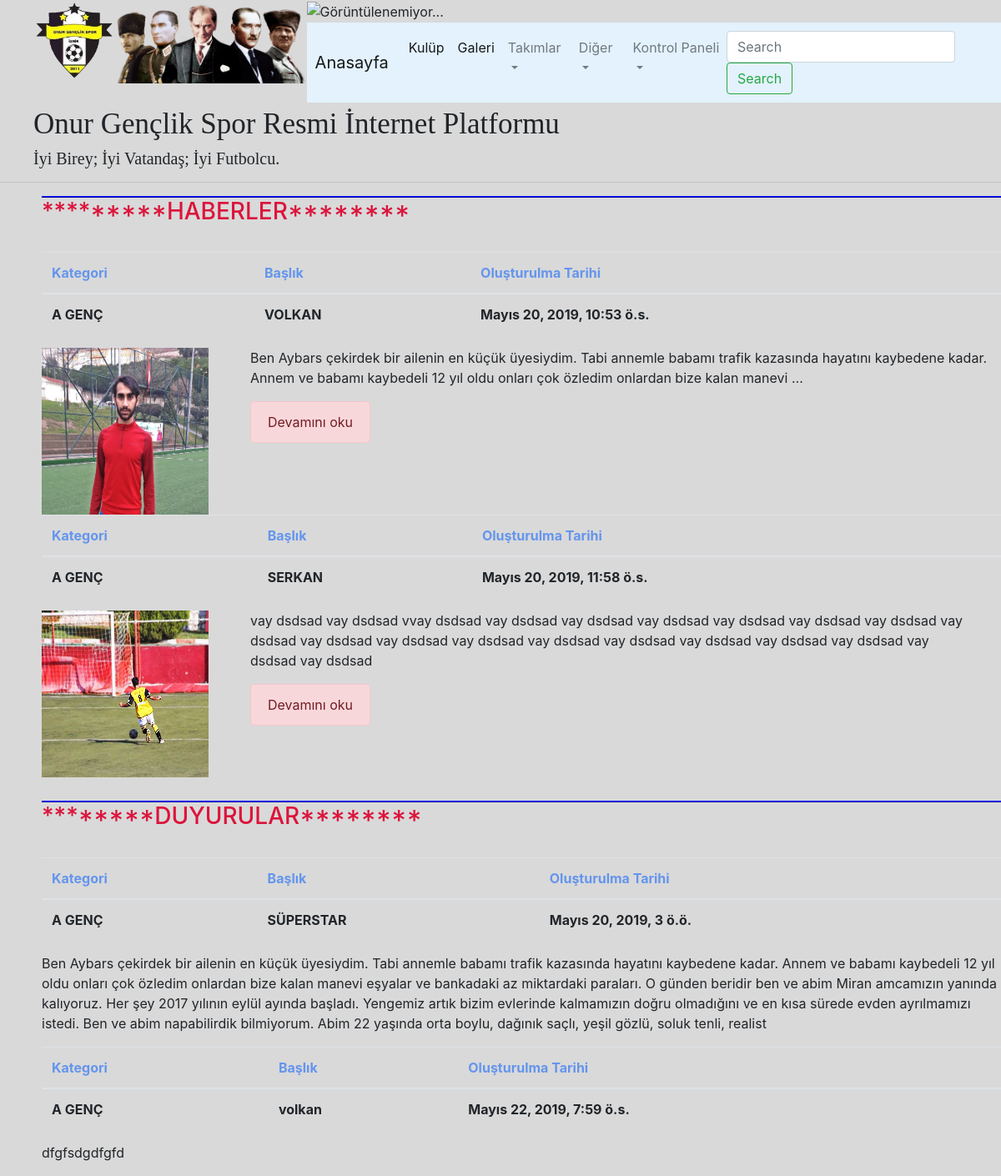
The page / on the database its author committed.
### database/models.py (models this page shows, shortened)
class Haber(models.Model):
    author = models.ForeignKey("auth.User",on_delete = models.CASCADE,verbose_name = "Kullanıcı")
    haber_category = models.CharField(max_length = 50,verbose_name = "Kategori")
    haber_title = models.CharField(max_length = 50,verbose_name = "Başlık")
    haber_image = models.FileField(blank=True, null=True,verbose_name="Fotoğraf veya Video Ekleyin")
    haber_content = RichTextField()
    created_date = models.DateTimeField(auto_now_add=True,verbose_name = "Oluşturulma Tarihi")

class Duyuru(models.Model):
    author = models.ForeignKey("auth.User",on_delete = models.CASCADE,verbose_name = "Kullanıcı")
    duyuru_category = models.CharField(max_length = 50,verbose_name = "Kategori")
    duyuru_title = models.CharField(max_length = 50,verbose_name = "Başlık")
    duyuru_content = RichTextField()
    created_date = models.DateTimeField(auto_now_add=True,verbose_name = "Oluşturulma Tarihi")

### database/views.py (the view)
# urls.py: path('', views.index,name = "index"),
def index(request):
    keyword = request.GET.get("keyword")
    if keyword :
        anasayfa_haber = Haber.objects.filter(haber_title__contains = keyword)
        anasayfa_duyuru = Duyuru.objects.filter(duyuru_title__contains = keyword)
        return render(request,"index.html",{"anasayfa_haber":anasayfa_haber,"anasayfa_duyuru":anasayfa_duyuru})
    anasayfa_haber = Haber.objects.all()
    anasayfa_duyuru = Duyuru.objects.all()
    context = {
        "anasayfa_duyuru":anasayfa_duyuru,
        "anasayfa_haber": anasayfa_haber
    }
    return render(request,"index.html",context)

### templates/index.html
{% extends "layout.html" %}
{% block body %}
<div  style="  border-top:2px ridge blue;  " >
    <h3 style="color:crimson;">*********HABERLER********</h3>
    {% if anasayfa_haber %}
    <br>
    {% for haber in anasayfa_haber %}
    <div style=" ">
            <table class="table">
             <thead>
                <tr style="color:cornflowerblue;" >
                <th scope="col">Kategori</th>
                <th scope="col">Başlık</th>
                <th scope="col">Oluşturulma Tarihi</th>
                </tr>
             </thead>
            <tbody>
                <tr>
                    <th scope="row">{{haber.haber_category}}</th>
                    <th>{{haber.haber_title}}</th>
                    <th scope="row">{{haber.created_date}}</th>
                </tr>
            </tbody>
            </table>
            {% if haber.haber_image %}
            <div style=" float:left; "><img src = "{{haber.haber_image.url}}" alt = "Görüntülenemiyor..." width = "200" height = "200"></div>
            {% endif %}
            <div style="margin-left:250px;  ">
                <div>{{haber.haber_content|safe|truncatewords:30}}</div>
                <div><a href="/databases/haber_detail/{{haber.id}}"><button class="alert alert-danger" style="">Devamını oku</button></a> </div>
            </div>
            </div>
    {% endfor %}
{% else %}
<div class="alert alert-danger">
    Haber Bulunamadı
</div>
{% endif %}
</div>
<br>
<div style="margin-top:50px; border-top:2px ridge blue;  " >
    <h3  style="color:crimson;">********DUYURULAR********</h3>
    {% if anasayfa_duyuru %}
    <br>
    {% for duyuru in anasayfa_duyuru %}
    <table class="table">
            <thead>
              <tr style="color:cornflowerblue;" >
                <th scope="col">Kategori</th>
                <th scope="col">Başlık</th>
                <th scope="col">Oluşturulma Tarihi</th>
              </tr>
            </thead>
            <tbody>
                    <tr>
                        <th scope="row">{{duyuru.duyuru_category}}</th>
                        <th>{{duyuru.duyuru_title}}</th>
                        <th scope="row">{{duyuru.created_date}}</th>
                    </tr>
            </tbody>
        </table>
        <div style="">{{duyuru.duyuru_content|safe}}</div>
    {% endfor %}
    {% else %}
    <div class="alert alert-danger">
        Duyuru Bulunamadı
    </div>
    {% endif %}
</div>
{% endblock body %}

### templates/layout.html (shortened to what this page needs)
<!DOCTYPE html>
{%load static%}
<html lang="en">
<head>
    <link rel="stylesheet" href="{% static 'css/bootstrap.min.css' %}">
</head>
<body style="background-color:#d9d9d9; " >
        {% include "includes/navbar.html" %}
        <div style=" margin-top:0px; margin-left:50px;">
            {% block body %}
            {% endblock body %}
        </div>
</body>
</html>

### templates/includes/navbar.html (shortened to what this page needs)
{%load static%}
<div>
  <ul style="list-style-type: none;">
      <li style="float:left;"><div style=" "><img src = "{% static 'css/kulüpfoto.png' %}" alt = "Görüntülenemiyor..." wigth = "80" height = "100"></div>	</li>
      <li style="float:left;"><div style=" "><img src = "{% static 'css/atatürk.png' %}" alt = "Görüntülenemiyor..." wigth = "80" height = "100"></div>	</li>
      <li style=""><div style=""><img src = "{% static 'css/bayrak.gif' %}" alt = "Görüntülenemiyor..." wigth = "80" height = "100"></div></li>
  </ul>
</div>
<div style="margin-top:-15px;">
    <nav class="navbar navbar-expand-lg navbar-light " style="background-color: #e3f2fd; padding:10px;"  >
        <a class="navbar-brand" href="{% url 'index' %}">Anasayfa</a>
        <div class="collapse navbar-collapse" id="navbarNavDropdown">
          <ul class="navbar-nav">
            <li class="nav-item active">
                <a class="nav-link" href="{% url 'database:clubdetails' %}">Kulüp <span class="sr-only">(current)</span></a>
            </li>
            <li class="nav-item">
                <a class="nav-link active" href="{% url 'database:galeri' %}">Galeri</a>
              </li>
            <li class="nav-item dropdown">
              <a class="nav-link dropdown-toggle" href="#" id="navbarDropdownMenuLink" data-toggle="dropdown" aria-haspopup="true" aria-expanded="false">
                  Takımlar
              </a>
            </li>
            <li class="nav-item dropdown">
                <a class="nav-link dropdown-toggle" href="#" id="navbarDropdownMenuLink" data-toggle="dropdown" aria-haspopup="true" aria-expanded="false">
                    Diğer
                </a>
              </li>
            <li class="nav-item dropdown">
                <a class="nav-link dropdown-toggle" href="#" id="navbarDropdown" role="button" data-toggle="dropdown" aria-haspopup="true" aria-expanded="false">
                  Kontrol Paneli
                </a>
              </li>
            <li class="nav-item">
                <form class="form-inline">
                    <input class="form-control mr-sm-2" type="search" placeholder="Search" aria-label="Search">
                    <button class="btn btn-outline-success my-2 my-sm-0" type="submit">Search</button>
                  </form>
              </li>
          </ul>
        </div>
      </nav>
</div>
<div style="font-family:Gabriola; margin-top:5px;">
    <h3 style="font-size:35px; padding-left:40px;">Onur Gençlik Spor Resmi İnternet Platformu</h3>
    <h5 style="padding-left:40px;">İyi Birey; İyi Vatandaş; İyi Futbolcu.</h5>
</div>
<hr>

### rows shown on the page
Haber: haber_category "A GENÇ", haber_title "VOLKAN", created_date "Mayıs 20, 2019, 10:53 ö.s.", haber_image (picture), haber_content "Ben Aybars çekirdek bir ailenin en küçük üyesiydim. Tabi annemle babamı trafik kazasında hayatını kaybedene kadar. Annem ve babamı kaybedeli 12 yıl oldu onları çok özledim onlardan bize kalan manevi …"
Haber: haber_category "A GENÇ", haber_title "SERKAN", created_date "Mayıs 20, 2019, 11:58 ö.s.", haber_image (picture), haber_content "vay dsdsad vay dsdsad vvay dsdsad vay dsdsad vay dsdsad vay dsdsad vay dsdsad vay dsdsad vay dsdsad vay dsdsad vay dsdsad vay dsdsad vay dsdsad vay dsdsad vay dsdsad vay dsdsad vay dsdsad vay dsdsad vay dsdsad vay dsdsad"
Duyuru: duyuru_category "A GENÇ", duyuru_title "SÜPERSTAR", created_date "Mayıs 20, 2019, 3 ö.ö.", duyuru_content "Ben Aybars çekirdek bir ailenin en küçük üyesiydim. Tabi annemle babamı trafik kazasında hayatını kaybedene kadar. Annem ve babamı kaybedeli 12 yıl oldu onları çok özledim onlardan bize kalan manevi eşyalar ve bankadaki az miktardaki paraları. O günden beridir ben ve abim Miran amcamızın yanında kalıyoruz. Her şey 2017 yılının eylül ayında başladı. Yengemiz artık bizim evlerinde kalmamızın doğru olmadığını ve en kısa sürede evden ayrılmamızı istedi. Ben ve abim napabilirdik bilmiyorum. Abim 22 yaşında orta boylu, dağınık saçlı, yeşil gözlü, soluk tenli, realist"
Duyuru: duyuru_category "A GENÇ", duyuru_title "volkan", created_date "Mayıs 22, 2019, 7:59 ö.s.", duyuru_content "dfgfsdgdfgfd"
